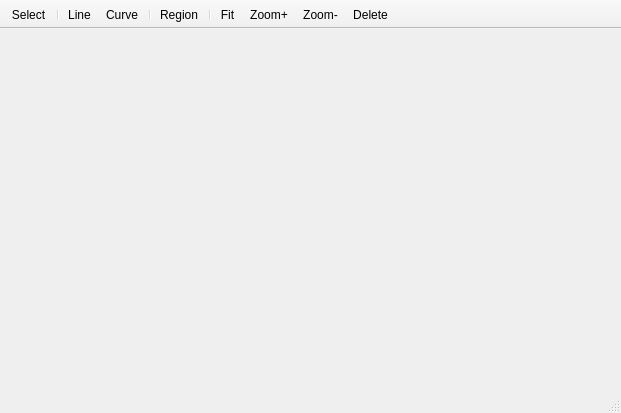
<?xml version="1.0" encoding="UTF-8"?>
<ui version="4.0">
 <class>MainWindow</class>
 <widget class="QMainWindow" name="MainWindow">
  <property name="geometry">
   <rect>
    <x>0</x>
    <y>0</y>
    <width>621</width>
    <height>413</height>
   </rect>
  </property>
  <property name="minimumSize">
   <size>
    <width>600</width>
    <height>400</height>
   </size>
  </property>
  <property name="windowTitle">
   <string>Drawer</string>
  </property>
  <widget class="QWidget" name="centralwidget">
   <layout class="QVBoxLayout" name="verticalLayout">
    <item>
     <widget class="CanvasQWidget" name="widget" native="true"/>
    </item>
   </layout>
  </widget>
  <widget class="QMenuBar" name="menubar">
   <property name="geometry">
    <rect>
     <x>0</x>
     <y>0</y>
     <width>621</width>
     <height>20</height>
    </rect>
   </property>
  </widget>
  <widget class="QToolBar" name="toolBar">
   <property name="windowTitle">
    <string>toolBar</string>
   </property>
   <property name="movable">
    <bool>false</bool>
   </property>
   <property name="floatable">
    <bool>false</bool>
   </property>
   <attribute name="toolBarArea">
    <enum>TopToolBarArea</enum>
   </attribute>
   <attribute name="toolBarBreak">
    <bool>false</bool>
   </attribute>
   <addaction name="actionSelect"/>
   <addaction name="separator"/>
   <addaction name="actionLine"/>
   <addaction name="actionCurve"/>
   <addaction name="separator"/>
   <addaction name="actionRegion"/>
   <addaction name="separator"/>
   <addaction name="actionFit"/>
   <addaction name="actionZoomIn"/>
   <addaction name="actionZoomOut"/>
   <addaction name="actionDelete"/>
  </widget>
  <widget class="QStatusBar" name="statusBar"/>
  <action name="actionSelect">
   <property name="checkable">
    <bool>true</bool>
   </property>
   <property name="text">
    <string>Select</string>
   </property>
  </action>
  <action name="actionLine">
   <property name="checkable">
    <bool>true</bool>
   </property>
   <property name="text">
    <string>Line</string>
   </property>
   <property name="toolTip">
    <string>Draw line</string>
   </property>
   <property name="shortcut">
    <string>Ctrl+L</string>
   </property>
  </action>
  <action name="actionFit">
   <property name="text">
    <string>Fit</string>
   </property>
   <property name="toolTip">
    <string>Fit to Window</string>
   </property>
   <property name="shortcut">
    <string>Ctrl+F</string>
   </property>
  </action>
  <action name="actionZoomIn">
   <property name="text">
    <string>Zoom+</string>
   </property>
   <property name="toolTip">
    <string>Zoom In</string>
   </property>
   <property name="shortcut">
    <string>Ctrl+=</string>
   </property>
  </action>
  <action name="actionZoomOut">
   <property name="text">
    <string>Zoom-</string>
   </property>
   <property name="toolTip">
    <string>Zoom Out</string>
   </property>
   <property name="shortcut">
    <string>Ctrl+-</string>
   </property>
  </action>
  <action name="actionDelete">
   <property name="text">
    <string>Delete</string>
   </property>
   <property name="toolTip">
    <string>Delete</string>
   </property>
   <property name="shortcut">
    <string>Del</string>
   </property>
  </action>
  <action name="actionCurve">
   <property name="checkable">
    <bool>true</bool>
   </property>
   <property name="text">
    <string>Curve</string>
   </property>
   <property name="toolTip">
    <string>Draw curve with 4 points</string>
   </property>
   <property name="shortcut">
    <string>Ctrl+L</string>
   </property>
  </action>
  <action name="actionRegion">
   <property name="text">
    <string>Region</string>
   </property>
  </action>
 </widget>
 <customwidgets>
  <customwidget>
   <class>CanvasQWidget</class>
   <extends>QWidget</extends>
   <header>canvasqwidget.h</header>
   <container>1</container>
  </customwidget>
 </customwidgets>
 <resources/>
 <connections/>
</ui>
